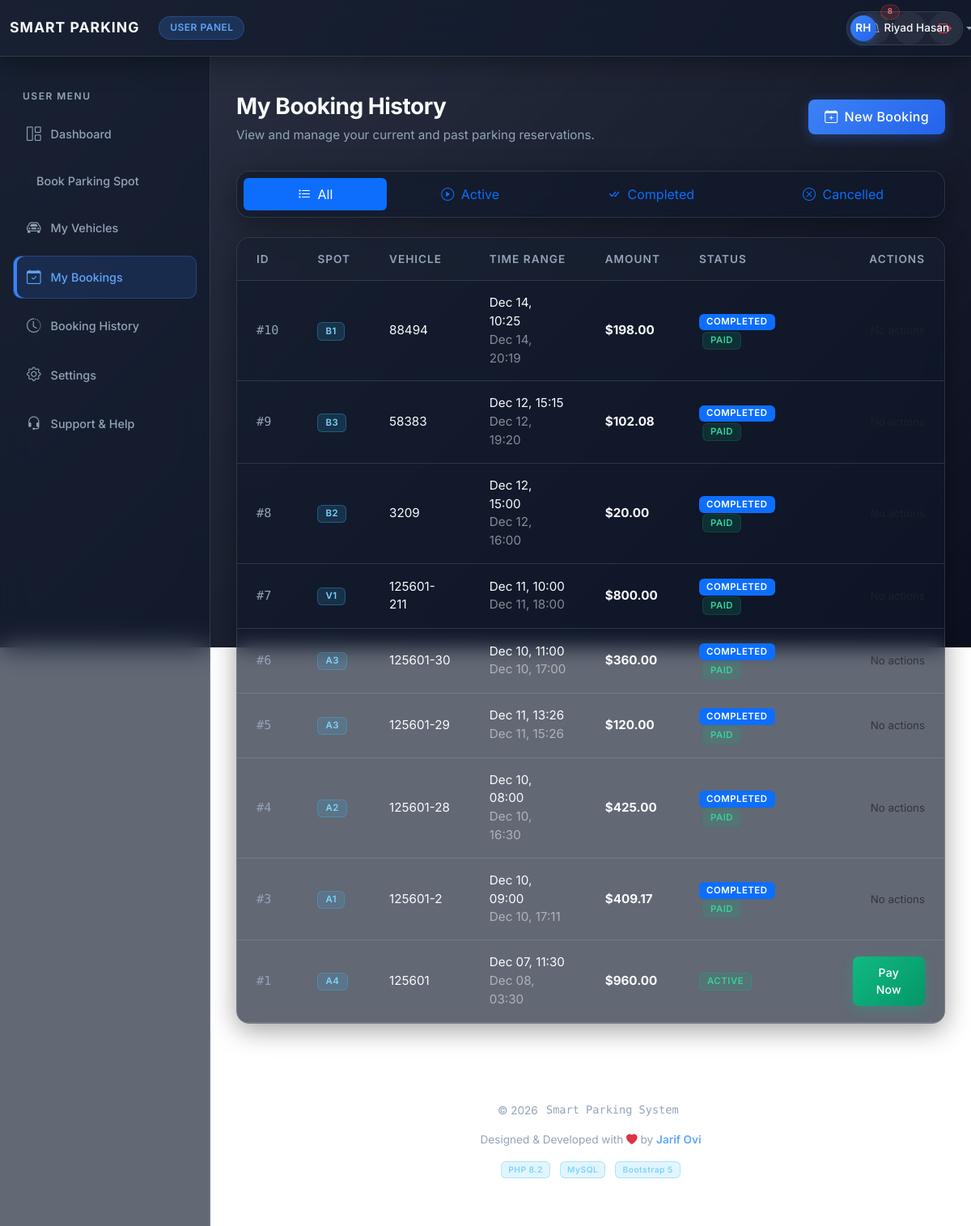
/user_bookings_list.php (signed in), run on the app's committed database.
### tables this page shows
CREATE TABLE `users` (
  `id` int(11) NOT NULL,
  `full_name` varchar(100) NOT NULL,
  `email` varchar(120) NOT NULL,
  `password_hash` varchar(255) NOT NULL,
  `is_admin` tinyint(1) NOT NULL DEFAULT 0,
  `created_at` datetime NOT NULL DEFAULT current_timestamp()
);

CREATE TABLE `bookings` (
  `id` int(11) NOT NULL,
  `user_id` int(11) NOT NULL,
  `spot_id` int(11) NOT NULL,
  `vehicle_label` varchar(50) NOT NULL,
  `vehicle_type` enum('Car','Bike','VIP') NOT NULL,
  `start_time` datetime NOT NULL,
  `end_time` datetime NOT NULL,
  `status` enum('active','completed','cancelled') NOT NULL DEFAULT 'active',
  `amount` decimal(10,2) NOT NULL DEFAULT 0.00,
  `created_at` datetime NOT NULL DEFAULT current_timestamp()
);

CREATE TABLE `parking_spots` (
  `id` int(11) NOT NULL,
  `spot_number` varchar(10) NOT NULL,
  `floor_number` int(11) NOT NULL DEFAULT 0,
  `spot_type` enum('Car','Bike','VIP') NOT NULL,
  `hourly_rate` decimal(10,2) NOT NULL,
  `is_active` tinyint(1) NOT NULL DEFAULT 1
);

### helper_authentication.php (called while the page is built, shortened)
<?php
function userIsLoggedIn(): bool {
    return isset($_SESSION['user_id']);
}
function getLoggedUser(mysqli $databaseConnection): ?array {
    $id = (int)$_SESSION['user_id'];
    $result = $databaseConnection->query("SELECT * FROM users WHERE id = $id LIMIT 1");
    return $result && $result->num_rows ? $result->fetch_assoc() : null;
}
?>

### user_bookings_list.php (the view, shortened to what this page needs)
<?php
$sidebarKey = 'user_bookings';
require_once 'helper_layout_user.php';
$userId = $_SESSION['user_id'] ?? 0;
$activeTab   = $_GET['tab'] ?? 'all';
$where = 'b.user_id = ?';
$params = [$userId];
$types  = 'i';
$sql = "
    SELECT
        b.*,
        ps.spot_number,
        CASE WHEN EXISTS (
            SELECT 1
            FROM payments p
            WHERE p.booking_id = b.id
              AND p.payment_status = 'paid'
        ) THEN 1 ELSE 0 END AS has_paid
    FROM bookings b
    JOIN parking_spots ps ON ps.id = b.spot_id
    WHERE $where
    ORDER BY b.id DESC
";
$stmt = $databaseConnection->prepare($sql);
$stmt->bind_param($types, ...$params);
$stmt->execute();
$result = $stmt->get_result();
?>
<div class="page-header-main d-flex justify-content-between align-items-center">
    <div>
        <div class="page-header-title">My Booking History</div>
        <div class="page-header-sub">View and manage your current and past parking reservations.</div>
    </div>
    <a href="user_booking_new.php" class="btn btn-primary">
        <i class="bi bi-calendar-plus me-2"></i>New Booking
    </a>
</div>
<div class="card mb-4">
    <div class="card-body p-2">
        <div class="nav nav-pills nav-fill">
            <a href="?tab=all" class="nav-link <?php echo $activeTab === 'all' ? 'active' : ''; ?>">
                <i class="bi bi-list-task me-1"></i> All
            </a>
            <a href="?tab=active" class="nav-link <?php echo $activeTab === 'active' ? 'active' : ''; ?>">
                <i class="bi bi-play-circle me-1"></i> Active
            </a>
            <a href="?tab=completed" class="nav-link <?php echo $activeTab === 'completed' ? 'active' : ''; ?>">
                <i class="bi bi-check-all me-1"></i> Completed
            </a>
            <a href="?tab=cancelled" class="nav-link <?php echo $activeTab === 'cancelled' ? 'active' : ''; ?>">
                <i class="bi bi-x-circle me-1"></i> Cancelled
            </a>
        </div>
    </div>
</div>
<div class="card">
    <div class="card-body p-0">
        <div class="table-responsive">
            <table class="table mb-0">
                <thead>
                <tr>
                    <th>ID</th>
                    <th>Spot</th>
                    <th>Vehicle</th>
                    <th>Time Range</th>
                    <th>Amount</th>
                    <th>Status</th>
                    <th class="text-end">Actions</th>
                </tr>
                </thead>
                <tbody>
                <?php if ($result && $result->num_rows): ?>
                    <?php while ($row = $result->fetch_assoc()): ?>
                        <?php
                        $status = $row['status'];
                        $badgeClass = 'bg-secondary';
                        if ($status === 'active')     $badgeClass = 'bg-success';
                        if ($status === 'completed')  $badgeClass = 'bg-primary';
                        $hasPaid   = (int)$row['has_paid'] === 1;
                        $canPayNow = ($status === 'active' && !$hasPaid);
                        ?>
                        <tr>
                            <td>#<?php echo (int)$row['id']; ?></td>
                            <td><span class="badge bg-info"><?php echo htmlspecialchars($row['spot_number']); ?></span></td>
                            <td><?php echo htmlspecialchars($row['vehicle_label']); ?></td>
                            <td class="small">
                                <div><?php echo date('M d, H:i', strtotime($row['start_time'])); ?></div>
                                <div class="opacity-50"><?php echo date('M d, H:i', strtotime($row['end_time'])); ?></div>
                            </td>
                            <td class="fw-bold">$<?php echo number_format($row['amount'], 2); ?></td>
                            <td>
                                <span class="badge <?php echo $badgeClass; ?>"><?php echo strtoupper($status); ?></span>
                                <?php if ($hasPaid): ?>
                                    <span class="badge bg-opacity-10 bg-success text-success border border-success border-opacity-25 ms-1">PAID</span>
                                <?php endif; ?>
                            </td>
                            <td class="text-end">
                                <?php if ($canPayNow): ?>
                                    <a href="user_payment_gateway_mock.php?booking_id=<?php echo (int)$row['id']; ?>"
                                       class="btn btn-sm btn-success px-3">
                                        Pay Now
                                    </a>
                                <?php else: ?>
                                    <span class="text-muted small">No actions</span>
                                <?php endif; ?>
                            </td>
                        </tr>
                    <?php endwhile; ?>
                <?php endif; ?>
                </tbody>
            </table>
        </div>
    </div>
</div>

### helper_layout_user.php (shortened to what this page needs)
<?php
require_once 'helper_authentication.php';
$loggedUser = getLoggedUser($databaseConnection);
$initials = '';
if (!empty($loggedUser['full_name'])) {
    $parts = explode(' ', $loggedUser['full_name']);
    $initials = strtoupper(
        substr($parts[0], 0, 1) .
        (isset($parts[1]) ? substr($parts[1], 0, 1) : '')
    );
}
?>
<!doctype html>
<html lang="en">
<head>
    <link href="https://cdn.jsdelivr.net/npm/bootstrap@5.3.2/dist/css/bootstrap.min.css" rel="stylesheet">
    <link rel="stylesheet" href="https://cdn.jsdelivr.net/npm/bootstrap-icons@1.11.3/font/bootstrap-icons.css">
    <link rel="stylesheet" href="ui_theme_main.css">
</head>
<body>
<nav class="navbar navbar-expand-lg navbar-dark sp-navbar fixed-top">
    <div class="container-fluid">
        <div class="d-flex align-items-center gap-2">
            <span class="navbar-brand mb-0">Smart Parking</span>
            <span class="brand-pill">User Panel</span>
        </div>
        <div class="d-flex align-items-center ms-auto gap-1">
            <div class="dropdown">
                <button class="icon-button" type="button" data-bs-toggle="dropdown" aria-expanded="false">
                    <i class="bi bi-bell"></i>
                    <?php
                    $unreadCount = 0;
                    if (!empty($loggedUser['id'])) {
                        $stmtCount = $databaseConnection->prepare("SELECT COUNT(*) FROM user_notifications WHERE user_id = ? AND is_read = 0");
                        $stmtCount->bind_param("i", $loggedUser['id']);
                        $stmtCount->execute();
                        $resCount = $stmtCount->get_result()->fetch_row();
                        $unreadCount = $resCount[0] ?? 0;
                    }
                    if ($unreadCount > 0):
                    ?>
                        <span class="position-absolute top-0 start-100 translate-middle badge rounded-pill bg-danger" style="font-size: 0.6rem;">
                            <?php echo $unreadCount; ?>
                        </span>
                    <?php endif; ?>
                </button>
            </div>
            <div class="dropdown">
                <button class="icon-button dropdown-toggle p-0" data-bs-toggle="dropdown" type="button">
                    <span class="avatar-pill">
                        <span class="avatar-initials">
                            <?php echo htmlspecialchars($initials ?: 'U'); ?>
                        </span>
                        <span class="d-none d-md-inline"><?php echo htmlspecialchars($loggedUser['full_name'] ?? 'User'); ?></span>
                    </span>
                </button>
            </div>
            <a href="auth_logout.php" class="icon-button text-danger" title="Logout">
                <i class="bi bi-box-arrow-right"></i>
            </a>
        </div>
    </div>
</nav>
<div class="sidebar-fixed" id="sidebarMenu">
    <div class="sidebar-section-title">User Menu</div>
    <a href="user_dashboard_home.php"
       class="sidebar-link <?php echo ($sidebarKey ?? '') === 'user_dashboard' ? 'active' : ''; ?>">
        <i class="bi bi-grid-1x2"></i><span>Dashboard</span>
    </a>
    <a href="user_booking_new.php"
       class="sidebar-link <?php echo ($sidebarKey ?? '') === 'user_book_new' ? 'active' : ''; ?>">
        <i class="bi bi-parking"></i><span>Book Parking Spot</span>
    </a>
    <a href="user_vehicles.php"
       class="sidebar-link <?php echo ($sidebarKey ?? '') === 'user_vehicles' ? 'active' : ''; ?>">
        <i class="bi bi-car-front"></i><span>My Vehicles</span>
    </a>
    <a href="user_bookings_list.php"
       class="sidebar-link <?php echo ($sidebarKey ?? '') === 'user_bookings' ? 'active' : ''; ?>">
        <i class="bi bi-calendar-check"></i><span>My Bookings</span>
    </a>
    <a href="user_booking_history.php"
       class="sidebar-link <?php echo ($sidebarKey ?? '') === 'user_history' ? 'active' : ''; ?>">
        <i class="bi bi-clock-history"></i><span>Booking History</span>
    </a>
    <a href="user_profile_settings.php"
       class="sidebar-link <?php echo ($sidebarKey ?? '') === 'user_settings' ? 'active' : ''; ?>">
        <i class="bi bi-gear"></i><span>Settings</span>
    </a>
    <a href="user_support.php"
       class="sidebar-link <?php echo ($sidebarKey ?? '') === 'user_support' ? 'active' : ''; ?>">
        <i class="bi bi-headset"></i><span>Support & Help</span>
    </a>
</div>
<div class="content-area">
    <main class="page-content">

### data on the page
users: full_name "RH", full_name "Riyad Hasan"
bookings: id "10", spot.spot_number "B1", vehicle_label "88494", start_time "Dec 14, 10:25", end_time "Dec 14, 20:19", amount "198.00", status "COMPLETED", shows "PAID"
bookings: id "9", spot.spot_number "B3", vehicle_label "58383", start_time "Dec 12, 15:15", end_time "Dec 12, 19:20", amount "102.08", status "COMPLETED", shows "PAID"
bookings: id "8", spot.spot_number "B2", vehicle_label "3209", start_time "Dec 12, 15:00", end_time "Dec 12, 16:00", amount "20.00", status "COMPLETED", shows "PAID"
bookings: id "7", spot.spot_number "V1", vehicle_label "125601-211", start_time "Dec 11, 10:00", end_time "Dec 11, 18:00", amount "800.00", status "COMPLETED", shows "PAID"
bookings: id "6", spot.spot_number "A3", vehicle_label "125601-30", start_time "Dec 10, 11:00", end_time "Dec 10, 17:00", amount "360.00", status "COMPLETED", shows "PAID", shows "No actions"
bookings: id "5", spot.spot_number "A3", vehicle_label "125601-29", start_time "Dec 11, 13:26", end_time "Dec 11, 15:26", amount "120.00", status "COMPLETED", shows "PAID", shows "No actions"
bookings: id "4", spot.spot_number "A2", vehicle_label "125601-28", start_time "Dec 10, 08:00", end_time "Dec 10, 16:30", amount "425.00", status "COMPLETED", shows "PAID", shows "No actions"
bookings: id "3", spot.spot_number "A1", vehicle_label "125601-2", start_time "Dec 10, 09:00", end_time "Dec 10, 17:11", amount "409.17", status "COMPLETED", shows "PAID", shows "No actions"
bookings: id "1", spot.spot_number "A4", vehicle_label "125601", start_time "Dec 07, 11:30", end_time "Dec 08, 03:30", amount "960.00", status "ACTIVE"

### other printed values
$unreadCount "8"
